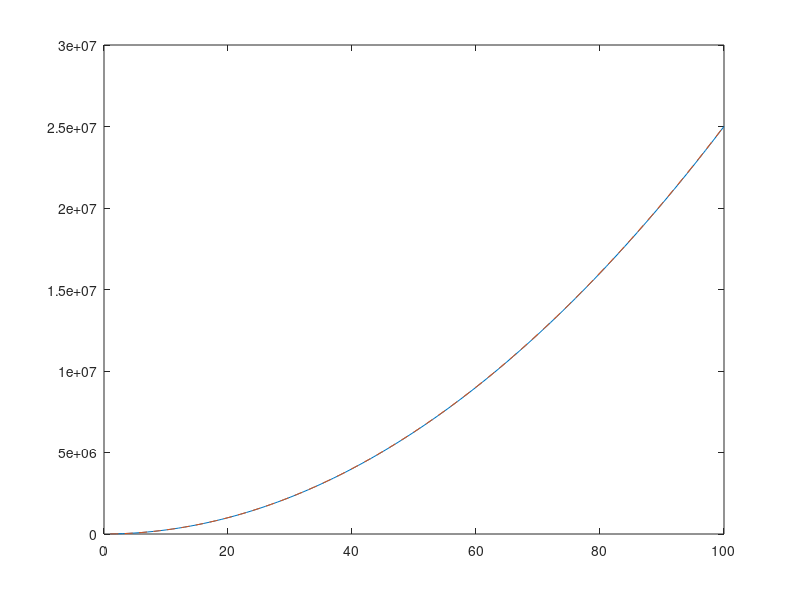

This figure's MATLAB source:
clear all
%close all

% 
Nexp=1000;
Lsim=100;
t=(1:Lsim).';

A = randn(1,Nexp);
B = randn(1,Nexp);
X = A + B.*t + t.^2;

% Media
media_teo = t.^2;
media_medida = 1/Nexp*sum(X,2);
% figure
% plot(t,media_teo)
% hold all
% plot(t, media_medida,'--')

% Autocorrelacion
% Elijo un t1 y barro t2
t1=50;
t2_v = t;
autocorr_teorica = 1+t1*t2_v+t1^2*t2_v.^2;
aux = X(t1,:).*X;
autocorr_medida = 1/Nexp*sum(aux,2);
figure
plot(t, autocorr_teorica)
hold all
plot(t, autocorr_medida,'--')


